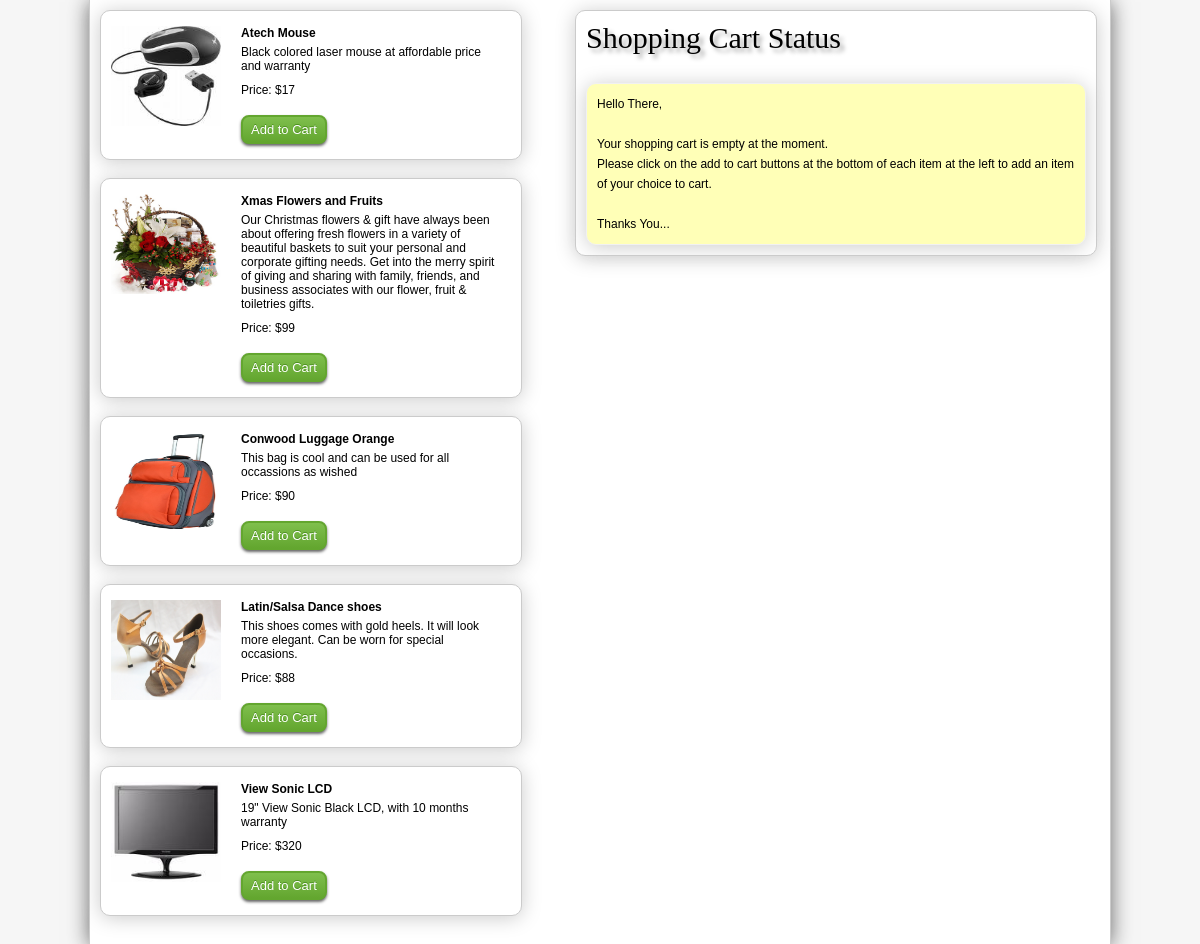
The page / on the database its author committed.
### tables this page shows
CREATE TABLE IF NOT EXISTS `products` (
  `id` int(100) NOT NULL AUTO_INCREMENT,
  `name` varchar(200) NOT NULL,
  `description` text NOT NULL,
  `price` varchar(200) NOT NULL,
  `image` varchar(200) NOT NULL,
  PRIMARY KEY (`id`)
);

### index.php (the view, shortened to what this page needs)
<!DOCTYPE html PUBLIC "-//W3C//DTD XHTML 1.0 Transitional//EN" "http://www.w3.org/TR/xhtml1/DTD/xhtml1-transitional.dtd">
<html xmlns="http://www.w3.org/1999/xhtml">
<head>
<link type="text/css" rel="stylesheet" media="all" href="vasplus_programming_blog_shopping_cart_v4.css" />
</head>
<body>
<center>
<div style="" id="vasplus_programming_blog_shopping_cart_main_wrapper">
<div id="vasplus_programming_blog_shopping_cart_left_wrapper" align="left">
<?php
$vpb_check_items = mysql_query("select * from `products` order by `id` desc");
if(mysql_num_rows($vpb_check_items) < 1)
{
	?>
    <div id="response" align="center"><div id="vpb_shopping_cart_is_currently_empty" align="left">
    Hello There, <br /><br />There are no items to display at the moment. Please check back later in the day.<br /><br />Thanks You...
    </div></div>
    <?php
}
else
{
	while($vpb_get_items = mysql_fetch_array($vpb_check_items))
	{
		?>
        <div id="vasplus_programming_blog_shopping_cart_inner_left_wrapper" align="left">
		<div style="width:130px; float:left;" align="left"><img src="<?php echo strip_tags($vpb_get_items['image']); ?>" width="110" height="100" /></div>
        <div style="width:260px; float:left;" align="left">
        <div align="left" style="margin-bottom:5px;"><b><?php echo strip_tags($vpb_get_items['name']); ?></b></div>
		<?php echo strip_tags($vpb_get_items['description']); ?><br />
        <div style="margin-bottom:18px; padding-top:10px;">Price: $<?php echo strip_tags($vpb_get_items['price']); ?></div>
        <input type="button" id="vasplus_p_blog_add_to_cart_button" value="Add to Cart" title="Add this item to cart" onclick="vpb_add_to_cart('<?php echo strip_tags($vpb_get_items['name']); ?>','<?php echo strip_tags($vpb_get_items['price']); ?>','add');" />
        </div>
        </div><br clear="all" /><br clear="all" />
		<?php
	}
}
?>
</div>
<div id="vasplus_programming_blog_shopping_cart_right_wrapper" align="left">
<div id="vasplus_programming_blog_cart_titles" class="shopping_cart_status">Shopping Cart Status</div>
<br clear="all" /><br clear="all" />
<div id="shopping_cart_status">
<?php
$vpb_check_all_items = mysql_query("select * from `products_added` where `username` = '".mysql_real_escape_string($_SESSION["REMOTE_ADDR"])."' order by `id` asc");
if(mysql_num_rows($vpb_check_all_items) < 1)
{
	?>
    <div id="response" align="center"><div id="vpb_shopping_cart_is_currently_empty" align="left">
    Hello There, <br /><br />Your shopping cart is empty at the moment. <br />Please click on the add to cart buttons at the bottom of each item at the left to add an item of your choice to cart.<br /><br />Thanks You...
    </div></div>
<?php
}
?>
</div>
</div><br clear="all" />
</div><br clear="all" />
</center>
</body>
</html>

### vasplus_programming_blog_shopping_cart_v4.css (style rules this page uses)
* { margin: 0;padding: 0; }
html, body { margin:0;padding:0;height: 100%; }
body { background-color: #F6F6F6; border:0; margin:0; padding:0; width:100%; }
#vasplus_programming_blog_cart_titles { font-family: 'Tangerine', serif;font-size: 30px;text-shadow: 4px 4px 4px #aaa; }
#vasplus_programming_blog_shopping_cart_main_wrapper { min-height: 100%; position:relative; width:1000px; height:100%; padding:10px; margin: 0 auto; border-left: solid 1px #cbcbcb; border-right: solid 1px #cbcbcb; background-color: #FFF; box-shadow: 0 2px 20px #666666; -moz-box-shadow: 0 2px 20px #666666; -webkit-box-shadow: 0 2px 20px #666666; }
#vasplus_programming_blog_shopping_cart_left_wrapper { float:left; width:430px;margin-right:45px; }
#vasplus_programming_blog_shopping_cart_inner_left_wrapper { width:400px; padding:10px; padding-top:15px; padding-bottom:15px; margin: 0 auto; float:left; border: solid 1px #cbcbcb; background-color: #FFF; box-shadow: 0 2px 20px #cbcbcb; -moz-box-shadow: 0 2px 20px #cbcbcb; -webkit-box-shadow: 0 2px 20px #cbcbcb; -webkit-border-radius: 10px;-moz-border-radius: 10px;border-radius: 10px; font-family:Verdana, Geneva, sans-serif; font-size:12px; }
#vasplus_programming_blog_shopping_cart_right_wrapper { width:500px; padding:10px; margin: 0 auto; float:left; border: solid 1px #cbcbcb; background-color: #FFF; box-shadow: 0 2px 20px #cbcbcb; -moz-box-shadow: 0 2px 20px #cbcbcb; -webkit-box-shadow: 0 2px 20px #cbcbcb; -webkit-border-radius: 10px;-moz-border-radius: 10px;border-radius: 10px; font-family:Verdana, Geneva, sans-serif; font-size:12px; }
#vpb_shopping_cart_is_currently_empty { font-family:Verdana, Geneva, sans-serif; font-size:12px; padding:10px; background:#FFFFB7; border:1px solid #F1F1F1;-moz-box-shadow: 0 2px 20px #cbcbcb;-webkit-box-shadow: 0 2px 20px #cbcbcb;-webkit-border-radius: 10px;-moz-border-radius: 10px;border-radius: 10px; line-height:20px; }
#vasplus_p_blog_add_to_cart_button { background-color: #7fbf4d; background-image: -webkit-gradient(linear, left top, left bottom, color-stop(0%, #7fbf4d), color-stop(100%, #63a62f)); background-image: -webkit-linear-gradient(top, #7fbf4d, #63a62f); background-image: -moz-linear-gradient(top, #7fbf4d, #63a62f); background-image: -ms-linear-gradient(top, #7fbf4d, #63a62f); background-image: -o-linear-gradient(top, #7fbf4d, #63a62f); background-image: linear-gradient(top, #7fbf4d, #63a62f); border: 2px solid #63a62f;box-shadow: 0 2px 3px #666666;-moz-box-shadow: 0 2px 3px #666666;-webkit-box-shadow: 0 2px 3px #666666; -webkit-border-radius: 8px;-moz-border-radius: 8px;border-radius: 8px; color: #fff; font: 13px/1 "Lucida Grande", "Lucida Sans Unicode", "Lucida Sans", Geneva, Verdana, sans-serif; text-align: center; padding:6px; padding-left: 8px; padding-right: 8px; text-shadow: 0 -1px 0 #4c9021; width: auto; }

### rows shown on the page
products: image (picture), name "Atech Mouse", description "Black colored laser mouse at affordable price and warranty", price "17"
products: image (picture), name "Xmas Flowers and Fruits", description "Our Christmas flowers & gift have always been about offering fresh flowers in a variety of beautiful baskets to suit your personal and corporate gifting needs. Get into the merry spirit of giving and sharing with family, friends, and business associates with our flower, fruit & toiletries gifts.", price "99"
products: image (picture), name "Conwood Luggage Orange", description "This bag is cool and can be used for all occassions as wished", price "90"
products: image (picture), name "Latin/Salsa Dance shoes", description "This shoes comes with gold heels. It will look more elegant. Can be worn for special occasions.", price "88"
products: image (picture), name "View Sonic LCD", description "19\" View Sonic Black LCD, with 10 months warranty", price "320"
